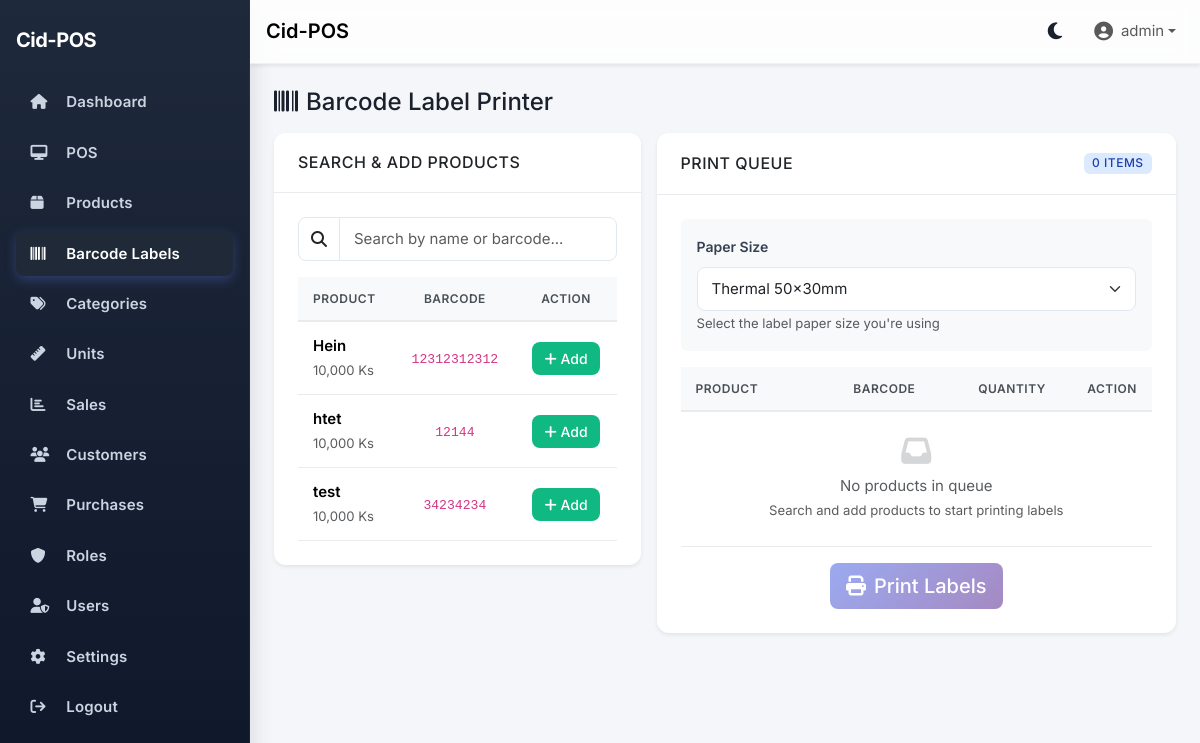
The app's page /inventory/labels (signed in) with its own data.
### app/models.py (models this page shows, shortened)
class User(UserMixin, db.Model):
    __tablename__ = "users"
    id = db.Column(db.Integer, primary_key=True)
    username = db.Column(db.String(80), unique=True, nullable=False, index=True)
    email = db.Column(db.String(120), unique=True, nullable=False)
    password_hash = db.Column(db.String(255), nullable=False)
    role_id = db.Column(db.Integer, db.ForeignKey("roles.id"), nullable=True)
    is_active = db.Column(db.Boolean, default=True, nullable=False)
    created_at = db.Column(db.DateTime, default=datetime.utcnow, nullable=False)
    role = db.relationship("Role", back_populates="users")
    sales = db.relationship("Sale", back_populates="cashier", lazy="dynamic")
    def has_permission(self, permission: str) -> bool:
        if not self.role:
            return False
        return self.role.has_permission(permission)

class Product(db.Model):
    __tablename__ = "products"
    id = db.Column(db.Integer, primary_key=True)
    name = db.Column(db.String(150), nullable=False)
    barcode = db.Column(db.String(50), unique=True, nullable=False, index=True)
    price = db.Column(db.Numeric(10, 2), nullable=False)
    cost = db.Column(db.Numeric(10, 2), nullable=False, default=0)
    stock = db.Column(db.Integer, nullable=False, default=0)
    min_stock = db.Column(db.Integer, nullable=False, default=0)
    category_id = db.Column(db.Integer, db.ForeignKey("categories.id"), nullable=True)
    unit_id = db.Column(db.Integer, db.ForeignKey("units.id"), nullable=True)
    image_file = db.Column(db.String(255), nullable=True)
    image_url = db.Column(db.String(500), nullable=True)  # Support external image URLs
    created_at = db.Column(db.DateTime, default=datetime.utcnow, nullable=False)
    category = db.relationship("Category", back_populates="products")
    unit = db.relationship("Unit", back_populates="products")

### app/blueprints/inventory/routes.py (the view)
@inventory_bp.route("/labels", methods=["GET"])
@login_required
@permission_required('inventory_view')
def labels():
    products = Product.query.order_by(Product.name).all()
    products_json = [
        {
            "id": p.id,
            "name": p.name,
            "barcode": p.barcode or "",
            "price": float(p.price or 0)
        }
        for p in products
    ]
    return render_template("inventory/labels.html", products=products, products_json=products_json)

### app/templates/inventory/labels.html (shortened to what this page needs)
{% extends "base.html" %}
{% block content %}
<div class="container-fluid px-0">
  <div class="d-flex justify-content-between align-items-center mb-3">
    <h4 class="mb-0">
      <i class="fa fa-barcode me-2"></i>Barcode Label Printer
    </h4>
  </div>
  <div class="row g-3">
    <div class="col-lg-5">
      <div class="card border-0 shadow-sm">
        <div class="card-header bg-white">
          <h6 class="mb-0">Search & Add Products</h6>
        </div>
        <div class="card-body">
          <div class="mb-3">
            <div class="input-group">
              <span class="input-group-text bg-white"><i class="fa fa-search"></i></span>
              <input type="text" id="productSearch" class="form-control" placeholder="Search by name or barcode...">
            </div>
          </div>
          <div class="table-responsive" style="max-height: 60vh; overflow-y: auto;">
            <table class="table table-sm table-hover">
              <thead class="table-light sticky-top">
                <tr>
                  <th>Product</th>
                  <th class="text-center">Barcode</th>
                  <th class="text-center">Action</th>
                </tr>
              </thead>
              <tbody id="productList">
                {% for product in products %}
                <tr class="product-item-row" data-name="{{ product.name | lower }}" data-barcode="{{ product.barcode | lower }}">
                  <td>
                    <div class="fw-semibold">{{ product.name }}</div>
                    <small class="text-muted">{{ "{:,.0f} Ks".format(product.price or 0) }}</small>
                  </td>
                  <td class="text-center">
                    <code>{{ product.barcode }}</code>
                  </td>
                  <td class="text-center">
                    <button class="btn btn-sm btn-success add-to-queue"
                            data-product-id="{{ product.id }}"
                            data-product-name="{{ product.name }}"
                            data-product-barcode="{{ product.barcode }}"
                            data-product-price="{{ product.price }}">
                      <i class="fa fa-plus"></i> Add
                    </button>
                  </td>
                </tr>
                {% endfor %}
              </tbody>
            </table>
          </div>
        </div>
      </div>
    </div>
    <div class="col-lg-7">
      <div class="card border-0 shadow-sm">
        <div class="card-header bg-white d-flex justify-content-between align-items-center">
          <h6 class="mb-0">Print Queue</h6>
          <span class="badge bg-primary" id="queueCount">0 items</span>
        </div>
        <div class="card-body">
          <div class="mb-3 p-3 bg-light rounded">
            <label class="form-label fw-semibold">Paper Size</label>
            <select id="paperSize" class="form-select">
              <option value="thermal_50x30">Thermal 50x30mm</option>
            </select>
            <small class="text-muted">Select the label paper size you're using</small>
          </div>
          <div class="table-responsive" style="max-height: 50vh; overflow-y: auto;">
            <table class="table table-sm" id="queueTable">
              <thead class="table-light sticky-top">
                <tr>
                  <th>Product</th>
                  <th class="text-center">Barcode</th>
                  <th class="text-center" style="width: 120px;">Quantity</th>
                  <th class="text-center" style="width: 80px;">Action</th>
                </tr>
              </thead>
              <tbody id="queueBody">
                <tr id="emptyQueue">
                  <td colspan="4" class="text-center text-muted py-4">
                    <i class="fa fa-inbox fa-2x mb-2 opacity-25"></i>
                    <p class="mb-0">No products in queue</p>
                    <small>Search and add products to start printing labels</small>
                  </td>
                </tr>
              </tbody>
            </table>
          </div>
          <div class="mt-3 text-center">
            <button class="btn btn-primary btn-lg" id="printBtn" disabled>
              <i class="fa fa-print me-2"></i>Print Labels
            </button>
          </div>
        </div>
      </div>
    </div>
  </div>
</div>
{% endblock %}

### app/templates/base.html (shortened to what this page needs)
<!doctype html>
<html lang="en" data-bs-theme="light">
  <head>
    <link href="https://cdn.jsdelivr.net/npm/bootstrap@5.3.3/dist/css/bootstrap.min.css" rel="stylesheet">
    <link href="https://cdnjs.cloudflare.com/ajax/libs/font-awesome/6.5.2/css/all.min.css" rel="stylesheet">
    <link rel="stylesheet" href="https://cdn.jsdelivr.net/npm/sweetalert2@11/dist/sweetalert2.min.css">
    <link rel="stylesheet" href="{{ url_for('static', filename='css/style.css') }}">
  </head>
  <body>
    <aside class="sidebar d-flex flex-column" id="sidebar">
      <div class="d-flex align-items-center justify-content-between mb-4">
        <span class="brand">Cid-POS</span>
      </div>
      <nav>
        {% if current_user.is_authenticated and (current_user.has_permission('dashboard_view') or (current_user.role and current_user.role.name.lower() == 'admin')) %}
        <a href="{{ url_for('main.dashboard') }}" class="{% if request.endpoint=='main.dashboard' %}active{% endif %}">
          <i class="fa fa-home"></i> Dashboard
        </a>
        {% endif %}
        {% if current_user.is_authenticated and (current_user.has_permission('pos_access') or (current_user.role and current_user.role.name.lower() == 'admin')) %}
        <a href="{{ url_for('pos.cart') }}" class="{% if request.blueprint=='pos' %}active{% endif %}">
          <i class="fa fa-desktop"></i> POS
        </a>
        {% endif %}
        {% if current_user.is_authenticated and (current_user.has_permission('inventory_view') or (current_user.role and current_user.role.name.lower() == 'admin')) %}
        <a href="{{ url_for('inventory.products') }}" class="{% if request.blueprint=='inventory' and request.endpoint != 'inventory.labels' %}active{% endif %}">
          <i class="fa fa-box"></i> Products
        </a>
        <a href="{{ url_for('inventory.labels') }}" class="{% if request.endpoint == 'inventory.labels' %}active{% endif %}">
          <i class="fa fa-barcode"></i> Barcode Labels
        </a>
        {% endif %}
        {% if current_user.is_authenticated and (current_user.has_permission('categories_manage') or (current_user.role and current_user.role.name.lower() == 'admin')) %}
        <a href="{{ url_for('categories.index') }}" class="{% if request.blueprint=='categories' %}active{% endif %}">
          <i class="fa fa-tags"></i> Categories
        </a>
        {% endif %}
        {% if current_user.is_authenticated and (current_user.has_permission('units_manage') or (current_user.role and current_user.role.name.lower() == 'admin')) %}
        <a href="{{ url_for('units.index') }}" class="{% if request.blueprint=='units' %}active{% endif %}">
          <i class="fa fa-ruler"></i> Units
        </a>
        {% endif %}
        {% if current_user.is_authenticated and (current_user.has_permission('sales_view') or (current_user.role and current_user.role.name.lower() == 'admin')) %}
        <a href="{{ url_for('reports.overview') }}" class="{% if request.blueprint=='reports' %}active{% endif %}">
          <i class="fa fa-chart-bar"></i> Sales
        </a>
        {% endif %}
        {% if current_user.is_authenticated and (current_user.has_permission('customers_manage') or (current_user.role and current_user.role.name.lower() == 'admin')) %}
        <a href="{{ url_for('customers.index') }}" class="{% if request.blueprint=='customers' %}active{% endif %}">
          <i class="fa fa-users"></i> Customers
        </a>
        {% endif %}
        {% if current_user.is_authenticated and (current_user.has_permission('purchases_manage') or (current_user.role and current_user.role.name.lower() == 'admin')) %}
        <a href="{{ url_for('purchases.index') }}" class="{% if request.blueprint=='purchases' %}active{% endif %}">
          <i class="fa fa-shopping-cart"></i> Purchases
        </a>
        {% endif %}
        {% if current_user.is_authenticated and (current_user.has_permission('users_manage') or (current_user.role and current_user.role.name.lower() == 'admin')) %}
        <a href="{{ url_for('roles.index') }}" class="{% if request.blueprint=='roles' %}active{% endif %}">
          <i class="fa fa-shield"></i> Roles
        </a>
        {% endif %}
        {% if current_user.is_authenticated and (current_user.has_permission('users_manage') or (current_user.role and current_user.role.name.lower() == 'admin')) %}
        <a href="{{ url_for('users.index') }}" class="{% if request.blueprint=='users' %}active{% endif %}">
          <i class="fa fa-user-shield"></i> Users
        </a>
        {% endif %}
        {% if current_user.is_authenticated and (current_user.has_permission('settings_access') or (current_user.role and current_user.role.name.lower() == 'admin')) %}
        <a href="{{ url_for('settings.index') }}" class="{% if request.blueprint=='settings' %}active{% endif %}">
          <i class="fa fa-cog"></i> Settings
        </a>
        {% endif %}
        {% if current_user.is_authenticated %}
        <a href="{{ url_for('auth.logout') }}">
          <i class="fa fa-arrow-right-from-bracket"></i> Logout
        </a>
        {% else %}
        <a href="{{ url_for('auth.login') }}">
          <i class="fa fa-sign-in-alt"></i> Login
        </a>
        {% endif %}
      </nav>
    </aside>
    <div class="content-wrapper">
      <nav class="navbar navbar-expand-lg navbar-top shadow-sm px-3">
        <a class="navbar-brand fw-semibold" href="{{ url_for('main.dashboard') }}">Cid-POS</a>
        <div class="ms-auto d-flex align-items-center gap-3">
          <button class="theme-toggle" id="themeToggle" type="button" aria-label="Toggle theme">
            <i class="fa fa-moon" id="themeIcon"></i>
          </button>
          <ul class="navbar-nav align-items-center">
            <li class="nav-item dropdown">
              <a class="nav-link dropdown-toggle d-flex align-items-center" href="#" role="button" data-bs-toggle="dropdown" aria-expanded="false">
                <span>{{ current_user.username if current_user.is_authenticated else "Guest" }}</span>
              </a>
            </li>
          </ul>
        </div>
      </nav>
      <div class="main-content">
        {% block content %}{% endblock %}
      </div>
    </div>
  </body>
</html>

### records on screen
User: is_active+username "admin"
Product: name "Hein", price "10,000 Ks", barcode "12312312312"
Product: name "htet", price "10,000 Ks", barcode "12144"
Product: name "test", price "10,000 Ks", barcode "34234234"
